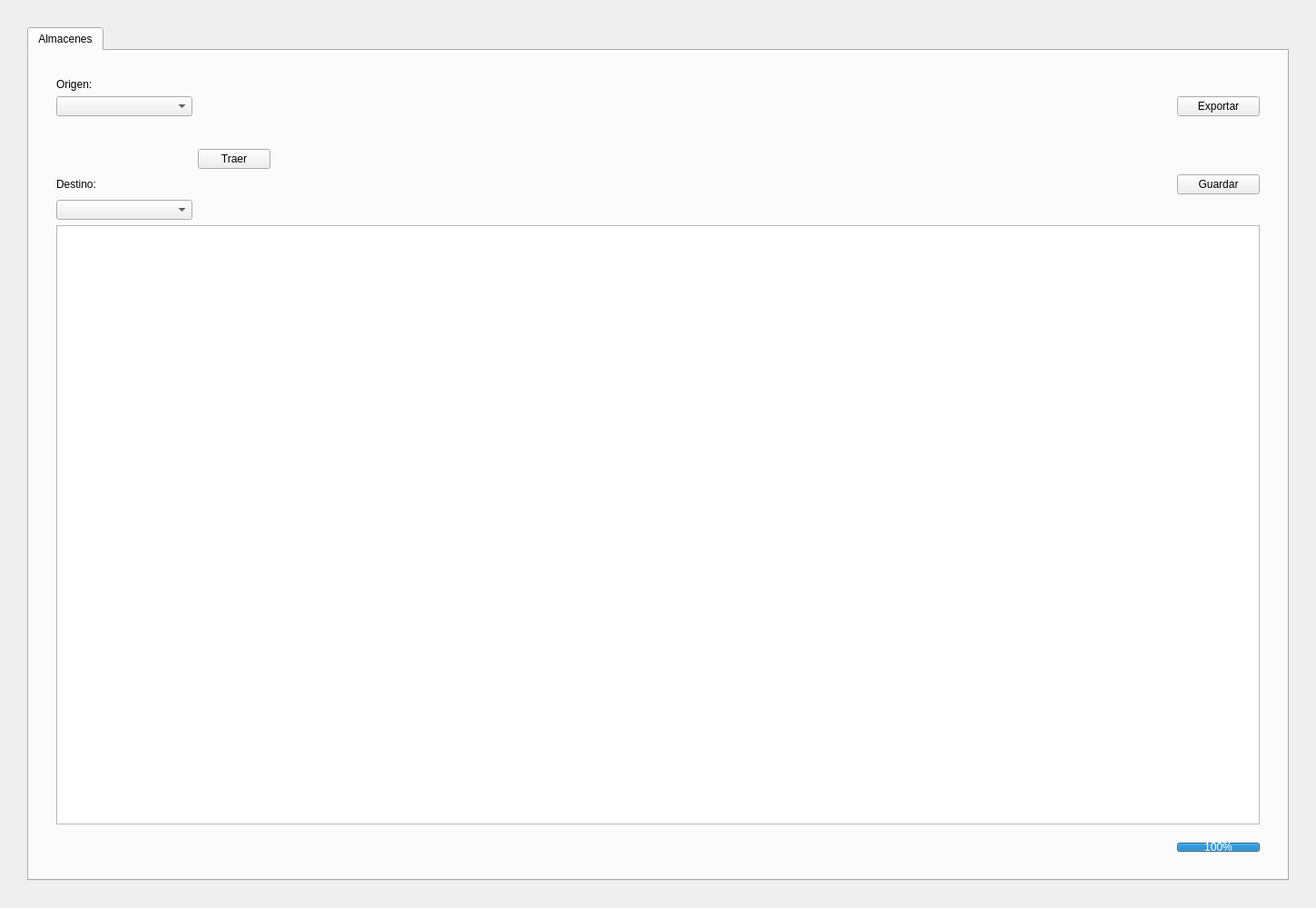
<?xml version="1.0" encoding="UTF-8"?>
<ui version="4.0">
 <class>MainWindow</class>
 <widget class="QMainWindow" name="MainWindow">
  <property name="geometry">
   <rect>
    <x>0</x>
    <y>0</y>
    <width>1450</width>
    <height>1000</height>
   </rect>
  </property>
  <property name="sizePolicy">
   <sizepolicy hsizetype="Expanding" vsizetype="Expanding">
    <horstretch>0</horstretch>
    <verstretch>0</verstretch>
   </sizepolicy>
  </property>
  <property name="minimumSize">
   <size>
    <width>0</width>
    <height>0</height>
   </size>
  </property>
  <property name="maximumSize">
   <size>
    <width>16777215</width>
    <height>16777215</height>
   </size>
  </property>
  <property name="windowTitle">
   <string>Baymed API</string>
  </property>
  <property name="unifiedTitleAndToolBarOnMac">
   <bool>false</bool>
  </property>
  <widget class="QWidget" name="centralwidget">
   <layout class="QHBoxLayout" name="horizontalLayout">
    <property name="spacing">
     <number>20</number>
    </property>
    <property name="leftMargin">
     <number>30</number>
    </property>
    <property name="topMargin">
     <number>30</number>
    </property>
    <property name="rightMargin">
     <number>30</number>
    </property>
    <property name="bottomMargin">
     <number>30</number>
    </property>
    <item>
     <widget class="QTabWidget" name="tabWidget_warehouses">
      <property name="currentIndex">
       <number>0</number>
      </property>
      <widget class="QWidget" name="tab_warehouses">
       <attribute name="title">
        <string>Almacenes</string>
       </attribute>
       <layout class="QGridLayout" name="gridLayout">
        <property name="leftMargin">
         <number>30</number>
        </property>
        <property name="topMargin">
         <number>30</number>
        </property>
        <property name="rightMargin">
         <number>30</number>
        </property>
        <property name="bottomMargin">
         <number>30</number>
        </property>
        <item row="2" column="3">
         <widget class="QPushButton" name="pushButton_export">
          <property name="text">
           <string>Exportar</string>
          </property>
         </widget>
        </item>
        <item row="6" column="0">
         <widget class="QComboBox" name="comboBox_destiny">
          <property name="sizePolicy">
           <sizepolicy hsizetype="Preferred" vsizetype="Fixed">
            <horstretch>0</horstretch>
            <verstretch>0</verstretch>
           </sizepolicy>
          </property>
          <property name="minimumSize">
           <size>
            <width>150</width>
            <height>0</height>
           </size>
          </property>
          <property name="maximumSize">
           <size>
            <width>300</width>
            <height>16777215</height>
           </size>
          </property>
         </widget>
        </item>
        <item row="5" column="0">
         <widget class="QLabel" name="label_destiny">
          <property name="sizePolicy">
           <sizepolicy hsizetype="Fixed" vsizetype="Fixed">
            <horstretch>0</horstretch>
            <verstretch>0</verstretch>
           </sizepolicy>
          </property>
          <property name="minimumSize">
           <size>
            <width>60</width>
            <height>0</height>
           </size>
          </property>
          <property name="maximumSize">
           <size>
            <width>16777215</width>
            <height>16777215</height>
           </size>
          </property>
          <property name="text">
           <string>Destino:</string>
          </property>
         </widget>
        </item>
        <item row="4" column="1">
         <widget class="QPushButton" name="pushButton_pull">
          <property name="sizePolicy">
           <sizepolicy hsizetype="Preferred" vsizetype="Fixed">
            <horstretch>0</horstretch>
            <verstretch>0</verstretch>
           </sizepolicy>
          </property>
          <property name="text">
           <string>Traer</string>
          </property>
         </widget>
        </item>
        <item row="8" column="3">
         <layout class="QVBoxLayout" name="verticalLayout">
          <property name="spacing">
           <number>0</number>
          </property>
          <property name="sizeConstraint">
           <enum>QLayout::SetMinimumSize</enum>
          </property>
          <item>
           <widget class="QLabel" name="label_loading">
            <property name="sizePolicy">
             <sizepolicy hsizetype="Minimum" vsizetype="Fixed">
              <horstretch>0</horstretch>
              <verstretch>0</verstretch>
             </sizepolicy>
            </property>
            <property name="layoutDirection">
             <enum>Qt::LeftToRight</enum>
            </property>
            <property name="text">
             <string/>
            </property>
           </widget>
          </item>
          <item>
           <widget class="QProgressBar" name="progressBar">
            <property name="sizePolicy">
             <sizepolicy hsizetype="Preferred" vsizetype="Fixed">
              <horstretch>0</horstretch>
              <verstretch>0</verstretch>
             </sizepolicy>
            </property>
            <property name="maximumSize">
             <size>
              <width>16777215</width>
              <height>10</height>
             </size>
            </property>
            <property name="value">
             <number>100</number>
            </property>
            <property name="textVisible">
             <bool>true</bool>
            </property>
            <property name="orientation">
             <enum>Qt::Horizontal</enum>
            </property>
            <property name="invertedAppearance">
             <bool>false</bool>
            </property>
           </widget>
          </item>
         </layout>
        </item>
        <item row="2" column="0">
         <widget class="QComboBox" name="comboBox_origin">
          <property name="sizePolicy">
           <sizepolicy hsizetype="Preferred" vsizetype="Fixed">
            <horstretch>0</horstretch>
            <verstretch>0</verstretch>
           </sizepolicy>
          </property>
          <property name="minimumSize">
           <size>
            <width>150</width>
            <height>0</height>
           </size>
          </property>
          <property name="maximumSize">
           <size>
            <width>300</width>
            <height>16777215</height>
           </size>
          </property>
         </widget>
        </item>
        <item row="7" column="0" colspan="4">
         <widget class="QTableWidget" name="tableWidget">
          <property name="sizePolicy">
           <sizepolicy hsizetype="Preferred" vsizetype="Preferred">
            <horstretch>0</horstretch>
            <verstretch>0</verstretch>
           </sizepolicy>
          </property>
          <property name="minimumSize">
           <size>
            <width>0</width>
            <height>0</height>
           </size>
          </property>
          <property name="maximumSize">
           <size>
            <width>16777215</width>
            <height>16777215</height>
           </size>
          </property>
          <property name="font">
           <font>
            <pointsize>9</pointsize>
           </font>
          </property>
          <property name="mouseTracking">
           <bool>false</bool>
          </property>
          <property name="editTriggers">
           <set>QAbstractItemView::AnyKeyPressed</set>
          </property>
          <property name="alternatingRowColors">
           <bool>true</bool>
          </property>
          <property name="selectionMode">
           <enum>QAbstractItemView::SingleSelection</enum>
          </property>
          <property name="selectionBehavior">
           <enum>QAbstractItemView::SelectItems</enum>
          </property>
          <property name="sortingEnabled">
           <bool>true</bool>
          </property>
          <property name="rowCount">
           <number>0</number>
          </property>
          <property name="columnCount">
           <number>0</number>
          </property>
         </widget>
        </item>
        <item row="5" column="3">
         <widget class="QPushButton" name="pushButton_save">
          <property name="sizePolicy">
           <sizepolicy hsizetype="Preferred" vsizetype="Maximum">
            <horstretch>0</horstretch>
            <verstretch>0</verstretch>
           </sizepolicy>
          </property>
          <property name="maximumSize">
           <size>
            <width>200</width>
            <height>16777215</height>
           </size>
          </property>
          <property name="styleSheet">
           <string notr="true"/>
          </property>
          <property name="text">
           <string>Guardar</string>
          </property>
         </widget>
        </item>
        <item row="4" column="2">
         <spacer name="horizontalSpacer">
          <property name="orientation">
           <enum>Qt::Horizontal</enum>
          </property>
          <property name="sizeHint" stdset="0">
           <size>
            <width>40</width>
            <height>20</height>
           </size>
          </property>
         </spacer>
        </item>
        <item row="0" column="0">
         <widget class="QLabel" name="label_origin">
          <property name="sizePolicy">
           <sizepolicy hsizetype="Fixed" vsizetype="Fixed">
            <horstretch>0</horstretch>
            <verstretch>0</verstretch>
           </sizepolicy>
          </property>
          <property name="minimumSize">
           <size>
            <width>60</width>
            <height>0</height>
           </size>
          </property>
          <property name="maximumSize">
           <size>
            <width>16777215</width>
            <height>16777215</height>
           </size>
          </property>
          <property name="text">
           <string>Origen:</string>
          </property>
         </widget>
        </item>
        <item row="8" column="0">
         <widget class="QLabel" name="label_current_warehouses">
          <property name="text">
           <string/>
          </property>
         </widget>
        </item>
        <item row="3" column="1">
         <spacer name="verticalSpacer">
          <property name="orientation">
           <enum>Qt::Vertical</enum>
          </property>
          <property name="sizeType">
           <enum>QSizePolicy::Fixed</enum>
          </property>
          <property name="sizeHint" stdset="0">
           <size>
            <width>5</width>
            <height>30</height>
           </size>
          </property>
         </spacer>
        </item>
       </layout>
      </widget>
     </widget>
    </item>
   </layout>
  </widget>
 </widget>
 <resources/>
 <connections/>
</ui>
